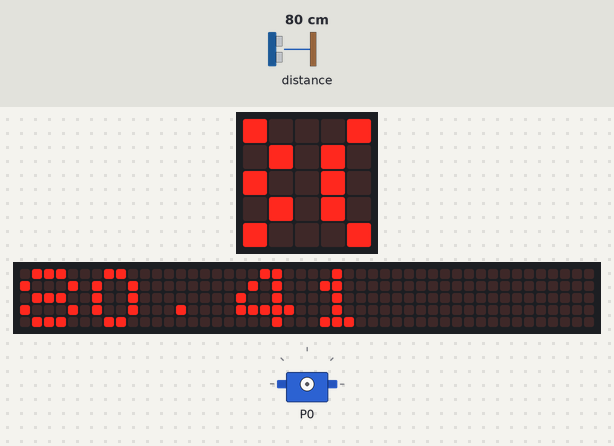
Simulated run of this program. Board: BBC micro:bit (MakeCode). On the bench: the board's 5×5 LED display, a strip that is not on the board, showing the scrolling text unrolled, servo. The test bench sets the inputs (shaded band); at power-on: distance to the obstacle 80 cm. The echo pulse lasts 58.3 µs per cm; the 48×5 strip is a reading aid, not a part: it shows the text the display is scrolling, unrolled, one strip-width of it at a time.

Above: at 6.68 s.
6.7 s: distance to the obstacle set to 2 cm
At 13.2 s:
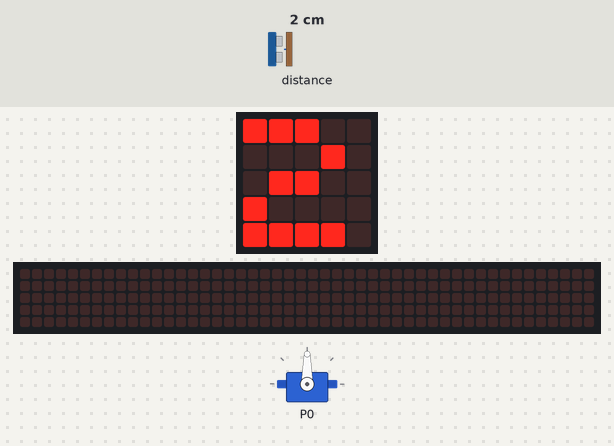
13.5 s: distance to the obstacle set to 4 cm
At 18.14 s:
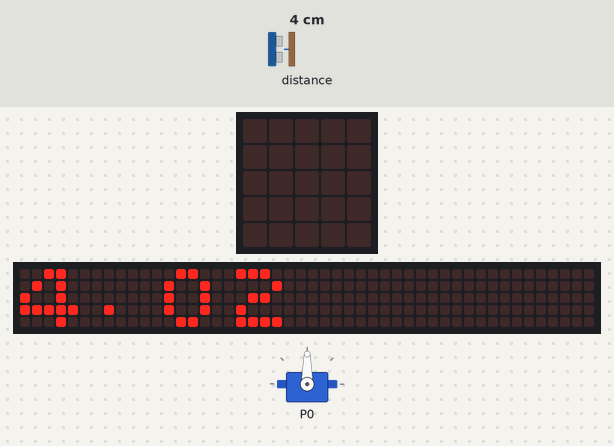
19.4 s: distance to the obstacle set to 35 cm
At 29.7 s:
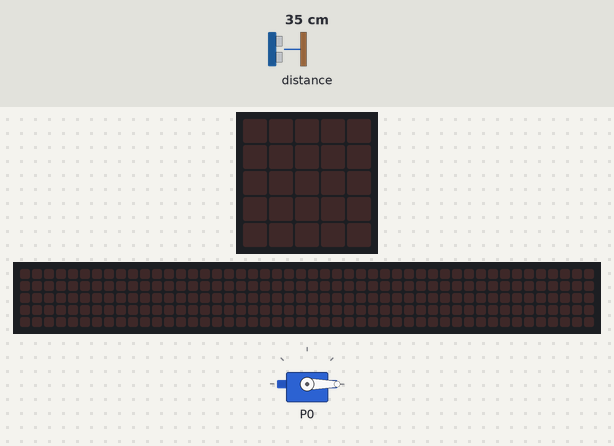
Timing chart, 0 to 31.2 s (numbered marks = the images above; inputs shaded):
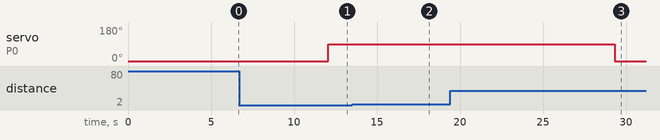

Measured:
- after the input at 6.7 s, servo on P0: 0° → 90° after 5.4 s
- after the input at 13.5 s, the display: first changes after 0.37 s (image 2 shows a later state)
- after the input at 19.4 s, servo on P0: 90° → 0° after 9.9 s
- what the display in image 2 shows lasts 0.5 s, from 17.9 s to 18.4 s

The program:

main.ts
```typescript
let distancia = 0
let duracao = 0
basic.showString("RADAR")
basic.forever(function () {
    // Enviar pulso no TRIG
    pins.digitalWritePin(DigitalPin.P1, 0)
    control.waitMicros(2)
    pins.digitalWritePin(DigitalPin.P1, 1)
    control.waitMicros(10)
    pins.digitalWritePin(DigitalPin.P1, 0)
    // Medir tempo do ECHO
    duracao = pins.pulseIn(DigitalPin.P2, PulseValue.High)
    // Converter para centímetros
    distancia = duracao / 58
    basic.showNumber(distancia)
    // Se objeto estiver a menos de 20 cm
    if (distancia < 20 && distancia > 0) {
        // abre
        pins.servoWritePin(AnalogPin.P0, 90)
    } else {
        // fecha
        pins.servoWritePin(AnalogPin.P0, 0)
    }
    basic.pause(500)
})
```

test.ts
```typescript
// testes vão aqui; isto não será compilado quando este pacote for usado como uma extensão.
```
